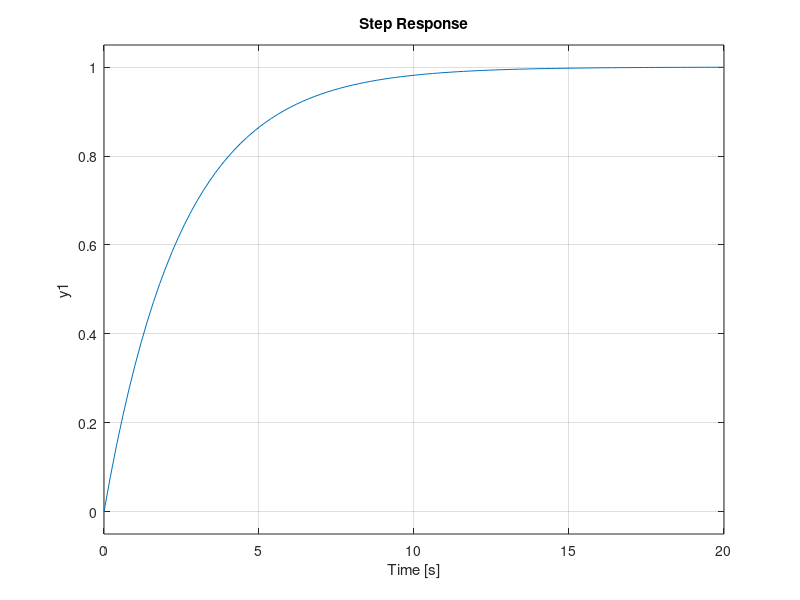

MATLAB code for this plot:
clc
clear all
close all

% Pn,Pd: numarator, numitor pentru modelele identificate
% Cn,Cn: numarator, numitor pentru regulatoarele calculate
disp('running controller design')
% Pn={[0.98],
%     [0.74],
%     [0.44]
%     };

Pn={[2],
    [1],
    [1]
    };

% Pn={[1.9],
%     [2.5],
%     [1],
%     [1],
%     [0],
%     [2.5]
%     };

Pd={[0.5,1],
    [0.425,1],
    [0.4,1]
    };

K0 = 1;
T0 = 2.5;
H0 = tf([K0],[T0 1]);

% zeta=0.7
% wn=1
% H0 = tf([wn^2],[1 2*zeta*wn wn^2])
Hd = H0/(1-H0);

step(H0)

disp('showing discrete models')
Ts=0.1

C = cell(length(Pn),1);

for i=1:length(Pn)
    Hp = tf(Pn{i},Pd{i});
    disp(i)
    Hpd = c2d(Hp,Ts,'zoh')
%     step(Hp)
%     figure
    Hr = Hd/Hp;
    C{i} = minreal(Hr);
    C{i}
end





